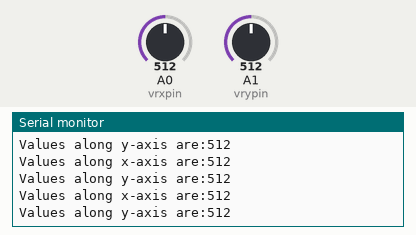
The sketch below on a simulated Arduino Uno, built with avr-gcc and run on an emulated ATmega328P. Shown: the last lines printed to the serial monitor. The inputs (shaded band) are chosen by the test bench; at power-on: A0 (vrxpin) = 512, A1 (vrypin) = 512.

Above: at 1.3 s.
1.4 s: A0 (vrxpin) set to 716
At 1.82 s:
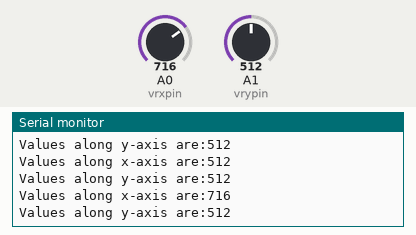
2.9 s: A1 (vrypin) set to 716
At 3.33 s:
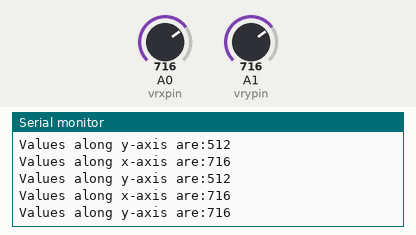
4.4 s: A0 (vrxpin) set to 900
At 4.83 s:
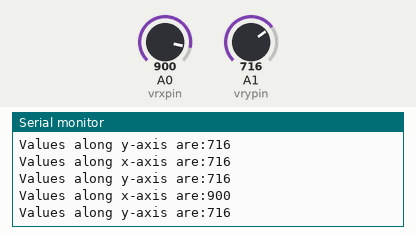
5.9 s: A1 (vrypin) set to 900
At 6.33 s:
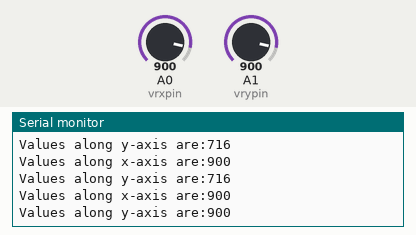
Timing chart, 0 to 8.4 s (numbered marks = the images above; inputs shaded):
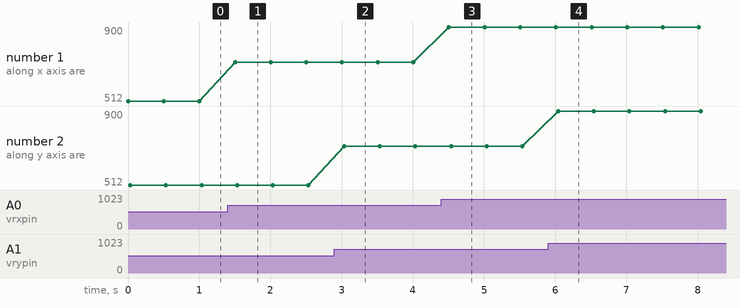

Measured:
- after the input at 1.4 s, the serial monitor: prints a new line after 0.10 s (image 1)
- after the input at 2.9 s, the serial monitor: prints a new line after 0.14 s (image 2)
- after the input at 4.4 s, the serial monitor: prints a new line after 0.11 s (image 3)
- after the input at 5.9 s, the serial monitor: prints a new line after 0.14 s (image 4)
- plotted number 1: 512 → 716 after the input at 1.4 s, 716 → 900 after the input at 4.4 s

The sketch:

19th_Arduino_Project.ino
```cpp
int x;
int y;
int val;
int vrxpin = A0;
int vrypin = A1;
void setup() {
  // put your setup code here, to run once:
  Serial.begin(9600);
  pinMode(A0, INPUT);
  pinMode(A1, INPUT);

}

void loop() {
  // put your main code here, to run repeatedly:
  x = analogRead(A0);
  Serial.print("Values along x-axis are:");
  Serial.println(x);
  y = analogRead(A1);
  Serial.print("Values along y-axis are:");
  Serial.println(y);
  delay(500);


}
```
